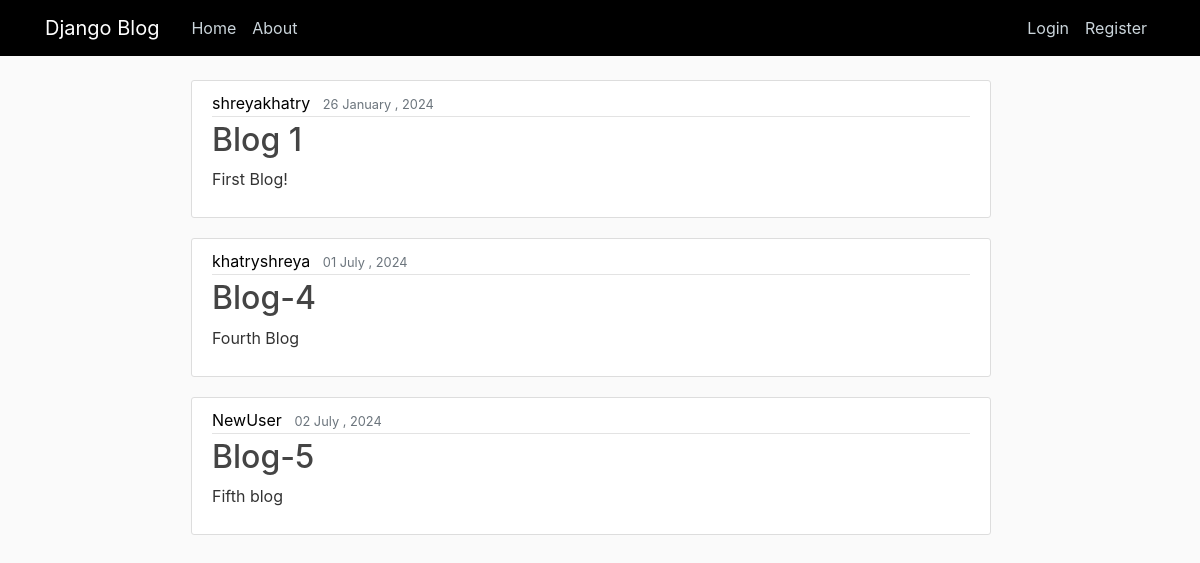
Before: / with the older database file.
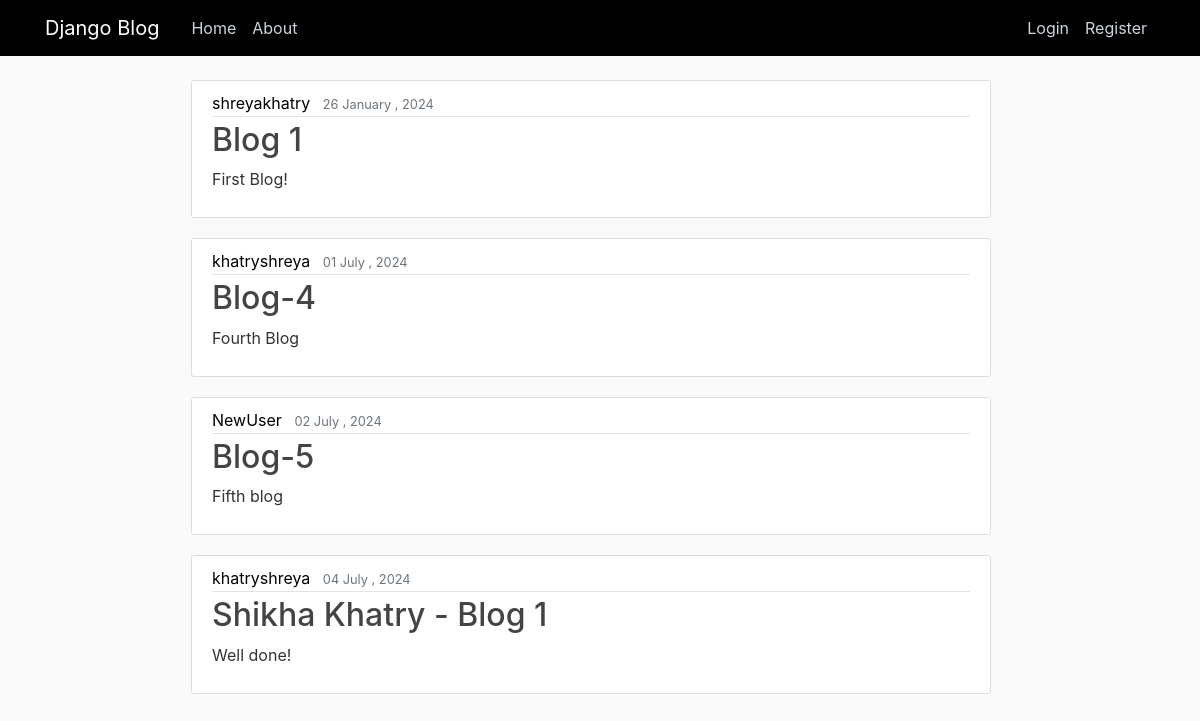
After: the same page with the newer database file.
### blog/models.py (models this page shows, shortened)
class Post(models.Model):
    title=models.CharField(max_length=255)
    content=models.TextField()
    date_posted=models.DateTimeField(default=timezone.now)
    author=models.ForeignKey(User,on_delete=models.CASCADE)

### blog/views.py (the view)
# urls.py: path('',views.home,name='blog-home'),
def home(request):
    context={
        'posts': Post.objects.all()
    }
    return render(request, 'blog/home.html',context)

### blog/templates/blog/home.html
{%extends "blog/base.html" %}
{% block content%}
    {% for post in posts %}
        <article class="media content-section" style="margin-left: 20%; width: 50rem" >
            <div class="media-body">
                <div class="article-metadata">
                    <a class="mr-2" href="#" style="color: black" >{{ post.author }}</a>
                    <small class="text-muted">{{ post.date_posted|date:"d F , Y"}}</small>
                </div>
                <h2><a class="article-title" href="{% url 'post-detail' post.id %}">{{ post.title }}</a></h2>
                <p class="article-content">{{ post.content }}</p>
            </div>
        </article>
    {% endfor %}
{% endblock content %}

Changed rows visible on the page:
added Post: author "khatryshreya", date_posted "04 July , 2024", title "Shikha Khatry - Blog 1", content "Well done!"
